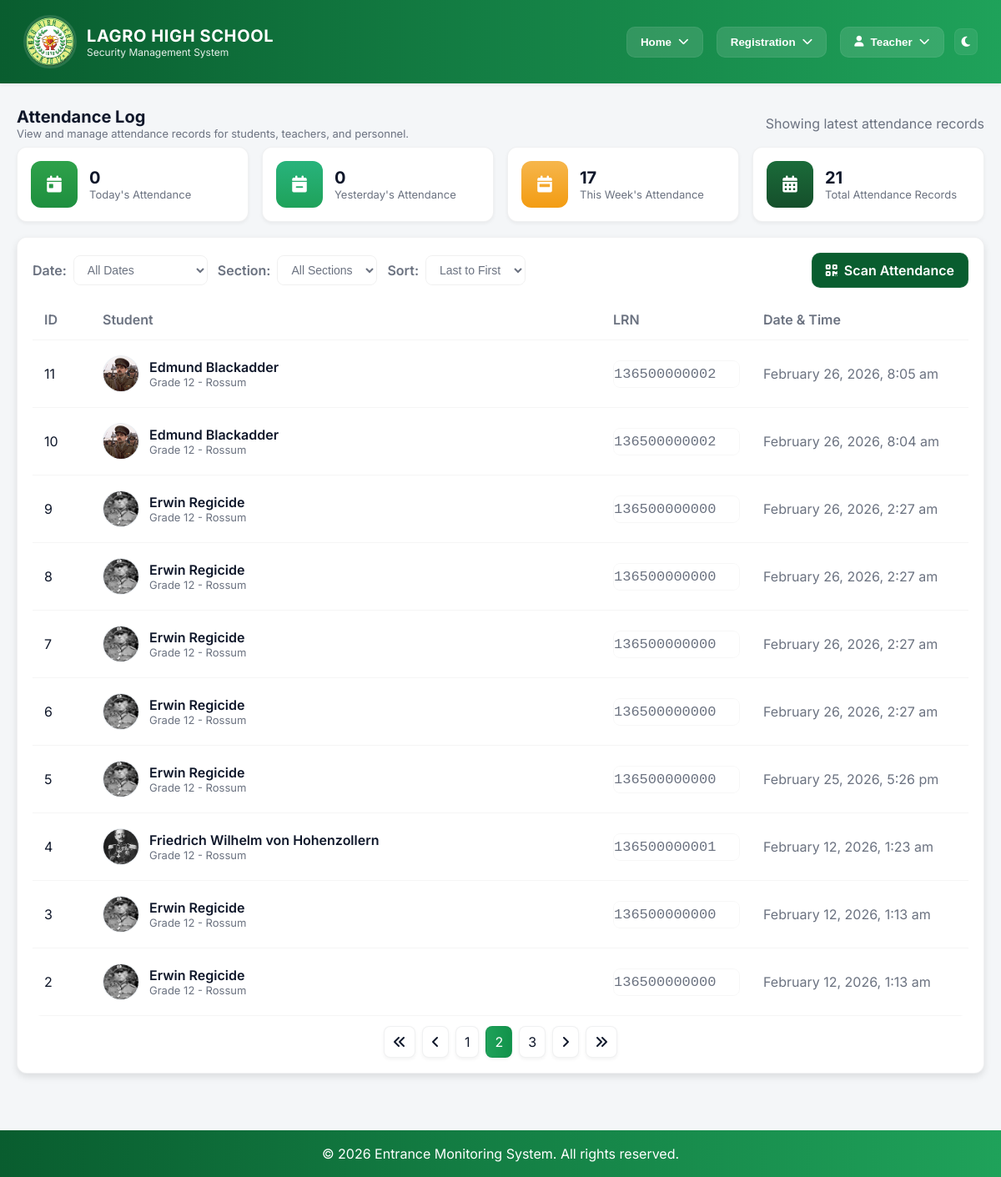
/webpages/attendance-log.php?page=2 (signed in), run on the app's committed database.
### tables this page shows
CREATE TABLE `attendance` (
  `id` int(11) NOT NULL,
  `student_lrn` varchar(100) NOT NULL,
  `timestamp` timestamp NOT NULL DEFAULT current_timestamp() ON UPDATE current_timestamp()
);

CREATE TABLE `student_info` (
  `id` int(11) NOT NULL,
  `first_name` varchar(50) NOT NULL,
  `middle_name` varchar(50) DEFAULT NULL,
  `last_name` varchar(50) NOT NULL,
  `lrn` varchar(12) NOT NULL,
  `grade_level` int(11) NOT NULL,
  `section` varchar(30) NOT NULL,
  `birthdate` date NOT NULL,
  `age` int(11) NOT NULL,
  `sex` varchar(10) NOT NULL,
  `student_address` text NOT NULL,
  `contact_number` varchar(15) NOT NULL,
  `email_address` varchar(100) NOT NULL,
  `parent_guardian` varchar(100) NOT NULL,
  `parent_guardian_contact` varchar(15) NOT NULL,
  `relationship` varchar(30) DEFAULT NULL,
  `profile_picture` varchar(255) DEFAULT NULL,
  `account_password` varchar(100) NOT NULL,
  `qr_code_url` longtext DEFAULT NULL,
  `qr_code_generated_at` timestamp NULL DEFAULT NULL,
  `is_registered` int(11) DEFAULT 0
);

### include/role_access.php (called while the page is built, shortened)
<?php
if (!function_exists('getCurrentUserRole')) {
function getCurrentUserRole() {
    if (isset($_SESSION['employee_id']) && !empty($_SESSION['employee_id'])) {
        global $conn;
        $emp_id = $_SESSION['employee_id'];
        $stmt = $conn->prepare("SELECT employee_type FROM employee_info WHERE employee_id = ?");
        $stmt->bind_param("s", $emp_id);
        $stmt->execute();
        $result = $stmt->get_result();
        $employee = $result->fetch_assoc();
        if ($employee && !empty($employee['employee_type'])) {
            $employee_type = strtoupper($employee['employee_type']);
            if (strpos($employee_type, 'TEACHER') !== false || strpos($employee_type, 'INSTRUCTOR') !== false) {
                return 'TEACHER';
            } elseif (strpos($employee_type, 'SECURITY') !== false) {
                return 'SECURITY';
            } else {
                return 'OTHER_PERSONNEL';
            }
        }
    }
    return null;
}
}
?>

### webpages/attendance-log.php (the view, shortened to what this page needs)
<?php
include_once "../include/db_conn.php";
include "../include/role_access.php";
$records_per_page = 10;
$page = isset($_GET['page']) ? (int)$_GET['page'] : 1;
$offset = ($page - 1) * $records_per_page;
$sort_order = isset($_GET['sort']) ? $_GET['sort'] : 'DESC';
$where_clause = '';
$count_sql = "SELECT COUNT(*) as total FROM attendance a LEFT JOIN student_info s ON a.student_lrn = s.lrn" . $where_clause;
$count_result = $conn->query($count_sql);
$total_records = $count_result->fetch_assoc()['total'];
$total_pages = ceil($total_records / $records_per_page);
$sql = "SELECT a.id, a.student_lrn, a.timestamp,
        s.first_name, s.last_name, s.grade_level, s.section, s.profile_picture
        FROM attendance a
        LEFT JOIN student_info s ON a.student_lrn = s.lrn
        $where_clause
        ORDER BY a.timestamp $sort_order
        LIMIT $offset, $records_per_page";
$result = $conn->query($sql);
$today = date('Y-m-d');
$stats_sql = "SELECT
    (SELECT COUNT(*) FROM attendance WHERE DATE(timestamp) = '$today') as today_count,
    (SELECT COUNT(*) FROM attendance WHERE DATE(timestamp) = DATE_SUB('$today', INTERVAL 1 DAY)) as yesterday_count,
    (SELECT COUNT(*) FROM attendance WHERE DATE(timestamp) BETWEEN DATE_SUB('$today', INTERVAL 7 DAY) AND '$today') as week_count,
    (SELECT COUNT(*) FROM attendance) as total_count";
$stats_result = $conn->query($stats_sql);
$stats = $stats_result->fetch_assoc();
?>
<!DOCTYPE html>
<html lang="en">
<head>
</head>
<body>
    <?php
    include "../include/header.php";
    ?>
    <main class="container">
        <div class="page-title">
            <div>
                <h2>Attendance Log</h2>
                <p>View and manage attendance records for students, teachers, and personnel.</p>
            </div>
            <div class="muted">Showing latest attendance records</div>
        </div>
        <section>
            <div class="stats-grid">
                <div class="stat">
                    <div class="icon today"><i class="fas fa-calendar-day"></i></div>
                    <div class="info">
                        <h3><?php echo $stats['today_count']; ?></h3>
                        <p>Today's Attendance</p>
                    </div>
                </div>
                <div class="stat">
                    <div class="icon yesterday"><i class="fas fa-calendar-minus"></i></div>
                    <div class="info">
                        <h3><?php echo $stats['yesterday_count']; ?></h3>
                        <p>Yesterday's Attendance</p>
                    </div>
                </div>
                <div class="stat">
                    <div class="icon week"><i class="fas fa-calendar-week"></i></div>
                    <div class="info">
                        <h3><?php echo $stats['week_count']; ?></h3>
                        <p>This Week's Attendance</p>
                    </div>
                </div>
                <div class="stat">
                    <div class="icon total"><i class="fas fa-calendar-alt"></i></div>
                    <div class="info">
                        <h3><?php echo $stats['total_count']; ?></h3>
                        <p>Total Attendance Records</p>
                    </div>
                </div>
            </div>
            <div class="panel">
                <div class="filter-row">
                    <div class="filter-left">
                        <form method="GET" action="" id="filterForm" style="display: flex; align-items: center; gap: 12px;">
                            <div style="display: flex; align-items: center; gap: 8px;">
                                <label class="filter-label">Date:</label>
                                <select id="date" name="date" onchange="document.getElementById('filterForm').submit();">
                                    <option value="">All Dates</option>
                                </select>
                            </div>
                            <div style="display: flex; align-items: center; gap: 8px;">
                                <label class="filter-label">Section:</label>
                                <select id="section" name="section" onchange="document.getElementById('filterForm').submit();">
                                    <option value="">All Sections</option>
                                </select>
                            </div>
                            <div style="display: flex; align-items: center; gap: 8px;">
                                <label class="filter-label">Sort:</label>
                                <select id="sort" name="sort" onchange="document.getElementById('filterForm').submit();">
                                    <option value="DESC" <?php echo ($sort_order == 'DESC') ? 'selected' : ''; ?>>Last to First</option>
                                </select>
                            </div>
                        </form>
                    </div>
                    <div>
                        <a class="btn-scan" href="scanner.php"><i class="fa-solid fa-qrcode"></i> Scan Attendance</a>
                    </div>
                </div>
                <?php if ($result && $result->num_rows > 0): ?>
                    <div style="overflow:hidden; border-radius:10px;">
                        <table class="attendance-table">
                            <thead>
                                <tr>
                                    <th style="width:70px;">ID</th>
                                    <th>Student</th>
                                    <th style="width:180px;">LRN</th>
                                    <th style="width:260px;">Date & Time</th>
                                </tr>
                            </thead>
                            <tbody>
                                <?php while ($row = $result->fetch_assoc()): ?>
                                    <tr>
                                        <td><?php echo $row['id']; ?></td>
                                        <td>
                                            <div class="student-info">
                                                <div class="avatar">
                                                    <?php if (!empty($row['profile_picture']) && file_exists($row['profile_picture'])): ?>
                                                        <img src="<?php echo htmlspecialchars($row['profile_picture']); ?>" alt="Student Photo">
                                                    <?php else: ?>
                                                        <i class="fas fa-user" style="color:var(--muted);"></i>
                                                    <?php endif; ?>
                                                </div>
                                                <div>
                                                    <div class="student-name">
                                                        <?php
                                                        if (!empty($row['first_name']) && !empty($row['last_name'])) {
                                                            echo htmlspecialchars($row['first_name'] . ' ' . $row['last_name']);
                                                        } else {
                                                            echo '<span style="color: var(--muted);">Unknown Student</span>';
                                                        }
                                                        ?>
                                                    </div>
                                                    <?php if (!empty($row['grade_level']) && !empty($row['section'])): ?>
                                                        <div class="student-meta">Grade <?php echo htmlspecialchars($row['grade_level']); ?> - <?php echo htmlspecialchars($row['section']); ?></div>
                                                    <?php endif; ?>
                                                </div>
                                            </div>
                                        </td>
                                        <td>
                                            <div class="lrn-badge"><?php echo htmlspecialchars($row['student_lrn']); ?></div>
                                        </td>
                                        <td class="muted"><?php echo date('F j, Y, g:i a', strtotime($row['timestamp'])); ?></td>
                                    </tr>
                                <?php endwhile; ?>
                            </tbody>
                        </table>
                    </div>
                    <?php
                    $query_params = '';
                    ?>
                    <?php if ($total_pages > 1): ?>
                        <div class="pagination">
                            <?php if ($page > 1): ?>
                                <a href="?page=1<?php echo $query_params; ?>">
                                    <i class="fas fa-angle-double-left"></i>
                                </a>
                                <a href="?page=<?php echo $page - 1; ?><?php echo $query_params; ?>">
                                    <i class="fas fa-angle-left"></i>
                                </a>
                            <?php else: ?>
                                <span class="disabled"><i class="fas fa-angle-double-left"></i></span>
                                <span class="disabled"><i class="fas fa-angle-left"></i></span>
                            <?php endif; ?>
                            <?php
                            $range = 2;
                            $start_page = max(1, $page - $range);
                            $end_page = min($total_pages, $page + $range);
                            for ($i = $start_page; $i <= $end_page; $i++) {
                                if ($i == $page) {
                                    echo '<span class="active">' . $i . '</span>';
                                } else {
                                    echo '<a href="?page=' . $i . $query_params . '">' . $i . '</a>';
                                }
                            }
                            ?>
                            <?php if ($page < $total_pages): ?>
                                <a href="?page=<?php echo $page + 1; ?><?php echo $query_params; ?>">
                                    <i class="fas fa-angle-right"></i>
                                </a>
                                <a href="?page=<?php echo $total_pages; ?><?php echo $query_params; ?>">
                                    <i class="fas fa-angle-double-right"></i>
                                </a>
                            <?php else: ?>
                                <span class="disabled"><i class="fas fa-angle-right"></i></span>
                                <span class="disabled"><i class="fas fa-angle-double-right"></i></span>
                            <?php endif; ?>
                        </div>
                    <?php endif; ?>
                <?php endif; ?>
            </div>
        </section>
    </main>
    <?php include '../include/footer.php'; ?>
</body>
</html>

### data on the page
attendance: id "11", student_info.profile_picture (picture), student_info.first_name+last_name "Edmund Blackadder", student_info.grade_level "12", student_info.section "Rossum", student_lrn "136500000002", timestamp "February 26, 2026, 8:05 am"
attendance: id "10", student_info.profile_picture (picture), student_info.first_name+last_name "Edmund Blackadder", student_info.grade_level "12", student_info.section "Rossum", student_lrn "136500000002", timestamp "February 26, 2026, 8:04 am"
attendance: id "9", student_info.profile_picture (picture), student_info.first_name+last_name "Erwin Regicide", student_info.grade_level "12", student_info.section "Rossum", student_lrn "136500000000", timestamp "February 26, 2026, 2:27 am"
attendance: id "8", student_info.profile_picture (picture), student_info.first_name+last_name "Erwin Regicide", student_info.grade_level "12", student_info.section "Rossum", student_lrn "136500000000", timestamp "February 26, 2026, 2:27 am"
attendance: id "7", student_info.profile_picture (picture), student_info.first_name+last_name "Erwin Regicide", student_info.grade_level "12", student_info.section "Rossum", student_lrn "136500000000", timestamp "February 26, 2026, 2:27 am"
attendance: id "6", student_info.profile_picture (picture), student_info.first_name+last_name "Erwin Regicide", student_info.grade_level "12", student_info.section "Rossum", student_lrn "136500000000", timestamp "February 26, 2026, 2:27 am"
attendance: id "5", student_info.profile_picture (picture), student_info.first_name+last_name "Erwin Regicide", student_info.grade_level "12", student_info.section "Rossum", student_lrn "136500000000", timestamp "February 25, 2026, 5:26 pm"
attendance: id "4", student_info.profile_picture (picture), student_info.first_name+last_name "Friedrich Wilhelm von Hohenzollern", student_info.grade_level "12", student_info.section "Rossum", student_lrn "136500000001", timestamp "February 12, 2026, 1:23 am"
attendance: id "3", student_info.profile_picture (picture), student_info.first_name+last_name "Erwin Regicide", student_info.grade_level "12", student_info.section "Rossum", student_lrn "136500000000", timestamp "February 12, 2026, 1:13 am"
attendance: id "2", student_info.profile_picture (picture), student_info.first_name+last_name "Erwin Regicide", student_info.grade_level "12", student_info.section "Rossum", student_lrn "136500000000", timestamp "February 12, 2026, 1:13 am"

### other printed values
$_SESSION['first_name'] "Teacher"
$stats['today_count'] "0"
$stats['yesterday_count'] "0"
$stats['week_count'] "17"
$stats['total_count'] "21"
